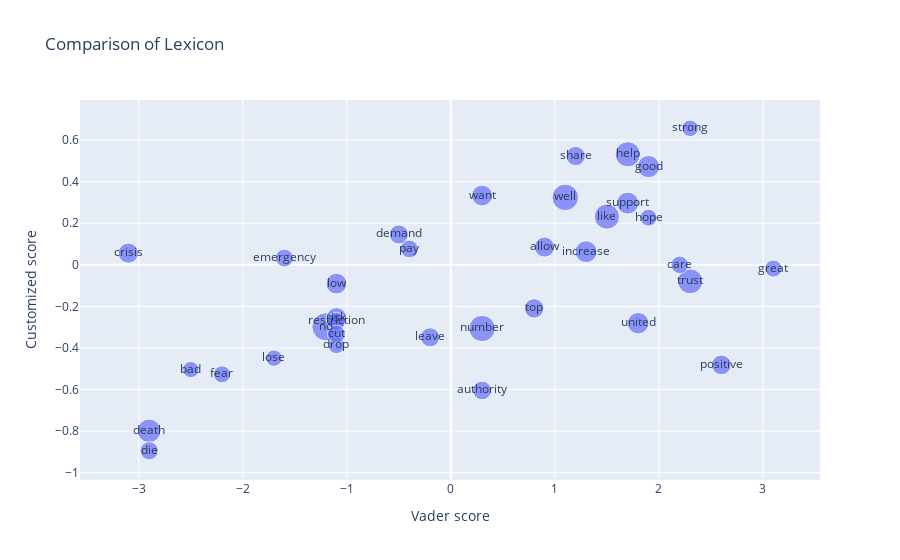

Here is the notebook cell this chart was saved with:
### Code cell
px.scatter(s_com_filter, x='vader', y='sent', text='index', size='freq',
           labels={'vader': 'Vader score', 'sent': 'Customized score'}, 
           title='Comparison of Lexicon')

### Figure 1 — Plotly figure (JSON) as saved in the notebook; plotly's stock layout.template omitted (floating-point values rounded to 4 significant figures)
{"data": [{"hovertemplate": "Vader score=%{x}<br>Customized score=%{y}<br>freq=%{marker.size}<br>index=%{text}<extra></extra>", "legendgroup": "", "marker": {"color": "#636efa", "size": [168, 245, 184, 307, 107, 136, 106, 267, 241, 185, 150, 177, 144, 123, 161, 102, 127, 244, 271, 140, 111, 114, 189, 112, 214, 123, 129, 167, 119, 146, 158, 141, 104, 156, 122], "sizemode": "area", "sizeref": 0.7675, "symbol": "circle"}, "mode": "markers+text", "name": "", "orientation": "v", "showlegend": false, "text": ["low", "help", "increase", "no", "drop", "authority", "strong", "number", "trust", "support", "positive", "united", "share", "pay", "risk", "bad", "restriction", "like", "well", "demand", "hope", "great", "good", "fear", "death", "emergency", "die", "want", "care", "top", "crisis", "leave", "lose", "allow", "cut"], "type": "scatter", "x": [-1.1, 1.7, 1.3, -1.2, -1.1, 0.3, 2.3, 0.3, 2.3, 1.7, 2.6, 1.8, 1.2, -0.4, -1.1, -2.5, -1.1, 1.5, 1.1, -0.5, 1.9, 3.1, 1.9, -2.2, -2.9, -1.6, -2.9, 0.3, 2.2, 0.8, -3.1, -0.2, -1.7, 0.9, -1.1], "xaxis": "x", "y": [-0.09045, 0.5316, 0.06307, -0.2984, -0.3872, -0.6047, 0.6568, -0.3064, -0.07951, 0.2968, -0.4817, -0.281, 0.5232, 0.07641, -0.2551, -0.5042, -0.2728, 0.2317, 0.3243, 0.1459, 0.2268, -0.01782, 0.4726, -0.527, -0.7989, 0.03261, -0.8947, 0.3332, -0.0001782, -0.2097, 0.05614, -0.3488, -0.4492, 0.08526, -0.3336], "yaxis": "y"}], "layout": {"legend": {"itemsizing": "constant", "tracegroupgap": 0}, "title": {"text": "Comparison of Lexicon"}, "xaxis": {"anchor": "y", "domain": [0, 1], "title": {"text": "Vader score"}}, "yaxis": {"anchor": "x", "domain": [0, 1], "title": {"text": "Customized score"}}}}
